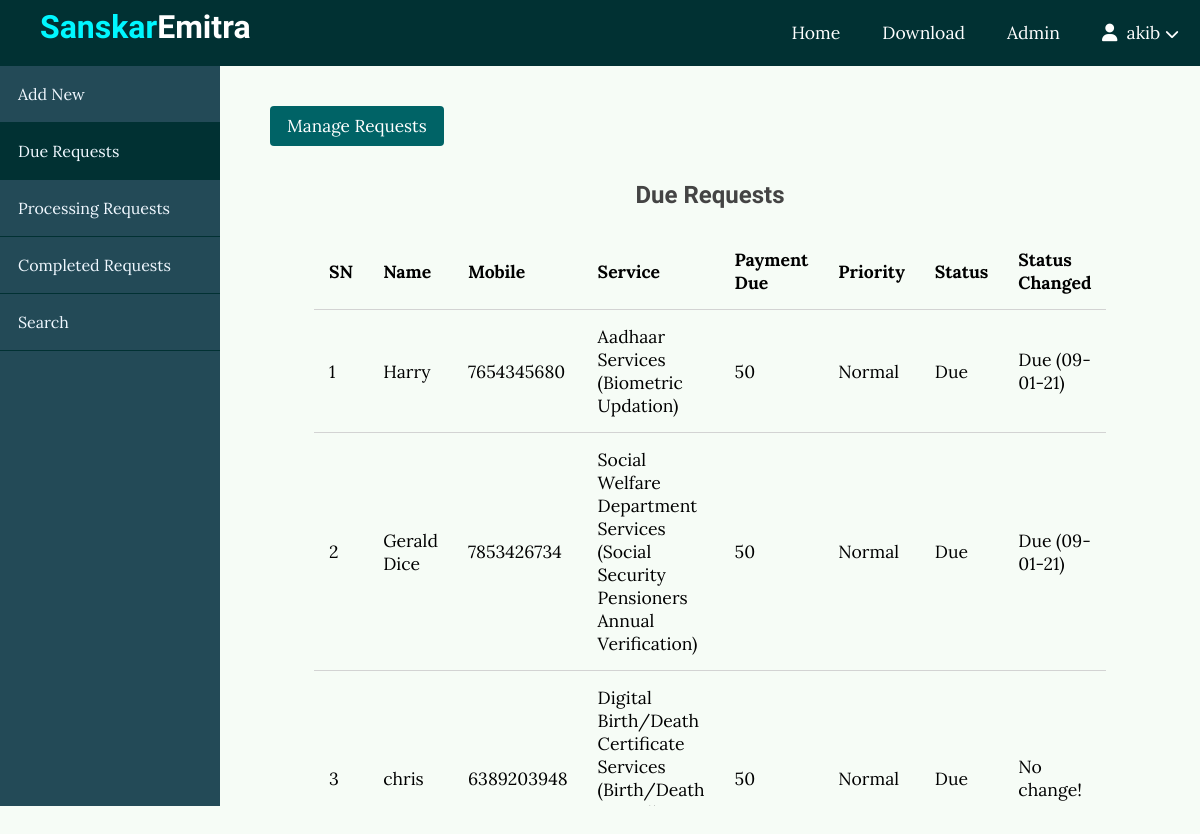
/customer/ (signed in), run on the app's committed database.
### customer/models.py (models this page shows)
class CustomerRecord(models.Model):
    name = models.CharField(max_length=100)
    mobile = models.CharField(max_length=10)
    service = models.CharField(max_length=100)
    subservice = models.CharField(max_length=100)
    payment = models.IntegerField()
    advance = models.IntegerField(default=0)
    priority = models.CharField(max_length=6)
    status = models.CharField(max_length=10, default='Due')
    StatusChanged = models.CharField(max_length=30, default='No change!')
    date = models.DateField(auto_now_add=True, blank=False)

### customer/views.py (the view)
# urls.py: path('', views.index_view, name='index'),
@login_required(login_url="emitr:login")
def index_view(request):
    records = CustomerRecord.objects.filter(status='Due').order_by('priority','date')
    PaymentList = []
    for record in records:
        PaymentList.append((record.payment - record.advance))
    return render(request, 'customer/index.html', {
        'records': zip(records, PaymentList)
    })

### customer/templates/customer/index.html (shortened to what this page needs)
{% extends 'customer/layout.html' %}
{% block main %}
    <div class="admin-content">
        <div class="button-group">
            <div class="left">
                <button class="btn"><a href="{% url 'customer:manage_due' %}">Manage Requests</a></button>
            </div>
        </div>
        <div class="content">
            <h2 class="page-title">Due Requests</h2>
            <table>
                <thead>
                    <th>SN</th>
                    <th>Name</th>
                    <th>Mobile</th>
                    <th>Service</th>
                    <th>Payment Due</th>
                    <th>Priority</th>
                    <th>Status</th>
                    <th>Status Changed</th>
                </thead>
                <tbody>
                    {% for record, RemainingPayment in records %}
                    <tr>
                        <td>{{ forloop.counter }}</td>
                        <td>{{ record.name }}</td>
                        <td>{{ record.mobile }}</td>
                        <td>{{ record.service }} ({{ record.subservice }})</td>
                        <td>{{ RemainingPayment }}</td>
                        <td>{{ record.priority }}</td>
                        <td>{{ record.status }}</td>
                        <td>{{ record.StatusChanged }}</td>
                    </tr>
                    {% empty %}
                        <td colspan="9" style="text-align: center;"><h3>No Record to Show!</h3></td>
                    {% endfor %}
                </tbody>
            </table>
        </div>
    </div>
{% endblock %}

### customer/templates/customer/layout.html (shortened to what this page needs)
<!DOCTYPE html>
<html lang="en">
<head>
    {% load static %}
    <link href="{% static 'css/style.css' %}" rel="stylesheet">
    <link href="{% static 'css/admin.css' %}" rel="stylesheet">
</head>
<body>
    <header>
        <div class="logo">
            <h1 class="logo-text"><a href="{% url 'emitr:index' %}"><span>Sanskar</span>Emitra</a></h1>
        </div>
        {% if request.user.is_authenticated %}
        <ul class="nav">
            <li><a href="{% url 'emitr:index' %}">Home</a></li>
            <li><a href="{% url 'customer:download' %}">Download</a></li>
            <li><a href="{% url 'admin:index' %}" target="_blank">Admin</a></li>
            <li onclick="dropdownFunction()">
                <div>
                    <i class="fas fa-user"></i>
                    &nbsp;{{ request.user }}
                    <i class="fas fa-chevron-down" style="font-size: .8em;"></i>
                </div>
            </li>
        </ul>
        {% endif %}
    </header>
    <div class="admin-wrapper">
        <div class="left-sidebar">
            <ul>
                <li id="new"><a href="{% url 'customer:create' %}">Add New</a></li>
                <li id="Due"><a href="{% url 'customer:index' %}">Due Requests</a></li>
                <li id="Processing"><a href="{% url 'customer:processing' %}">Processing Requests</a></li>
                <li id="Done"><a href="{% url 'customer:completed' %}">Completed Requests</a></li>
                <li id="search"><a href="{% url 'customer:search' %}">Search</a></li>
            </ul>
        </div>
        {% block main %}{% endblock %}
    </div>
</body>
</html>

### static/css/style.css (style rules this page uses)
* { box-sizing: border-box; }
html, body { height: 100%; padding: 0px; margin: 0px; background: #f6fcf6; font-family: 'Lora', serif; }
h1, h2,h3, h4, h5, h6 { font-family: 'Candal', serif; color: #444; margin: 5px; }
a { text-decoration: none; color: inherit; }
.btn { padding: 0.5rem 1rem; background: #006366; color: white; border: 1px solid transparent; border-radius: .25rem; font-size: 1.08em; font-family: 'Lora', serif; }
table { width: 100%; border-collapse: collapse; font-size: 1.1rem; }
th, td { padding: 15px; text-align: left; border-bottom: 1px solid lightgrey; }
header { background: #008489; height: 66px; }
header * { color: white; }
header .logo { float: left; height: inherit; margin-left: 2em; }
header .logo-text { margin: 8px; font-family: 'Candal', serif; }
header .logo-text span { color: #00f7ff; }
header ul { float: right; margin: 0px; padding: 0px; list-style: none; transition: 0.5s; }
header ul li { float: left; position: relative; }
header ul li a { display: block; padding: 21px; font-size: 1.1em; text-decoration: none; }
header ul li div { display: block; padding: 21px; font-size: 1.1em; cursor: pointer; }
.content { width: 90%; margin: 30px auto 30px; }

### static/css/admin.css (style rules this page uses)
header { background: #013133; }
.admin-wrapper { height: calc(100% - 60px); display: flex; }
.admin-wrapper .left-sidebar { flex: 2; height: 100%; background: #234a57; }
.admin-wrapper .left-sidebar ul { list-style: none; margin: 0px; padding: 0px; color: aliceblue; }
.admin-wrapper .left-sidebar ul li { display: block; border-bottom: 1px solid #013133; }
.admin-wrapper .left-sidebar ul li a { display: block; padding: 18px; }
.admin-wrapper .admin-content { flex: 8; height: 100%; padding: 40px 50px 50px; overflow-y: scroll; }
.admin-wrapper .admin-content .content { overflow: auto; }
.admin-wrapper .admin-content .page-title { text-align: center; margin-bottom: 1.5rem; }

### data on the page
CustomerRecord: name "Harry", mobile "7654345680", service "Aadhaar Services", subservice "Biometric Updation", advance "50", priority "Normal", status "Due", StatusChanged "Due (09-01-21)"
CustomerRecord: name "Gerald Dice", mobile "7853426734", service "Social Welfare Department Services", subservice "Social Security Pensioners Annual Verification", payment "50", priority "Normal", status "Due", StatusChanged "Due (09-01-21)"
CustomerRecord: name "chris", mobile "6389203948", service "Digital Birth/Death Certificate Services", subservice "Birth/Death…", payment "50", priority "Normal", status "Due", StatusChanged "No change!"

### other printed values
{{ request.user }} "akib"
